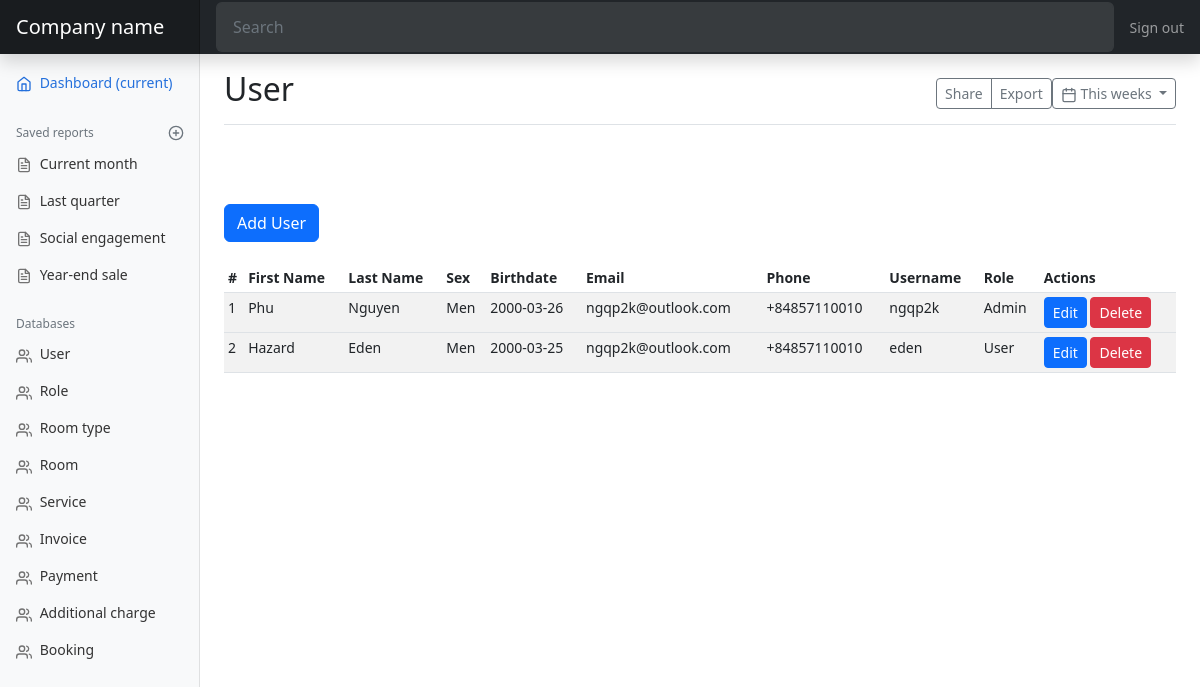
/user, run on the app's committed database.
### models.py (models this page shows, shortened)
class User(db.Model):
    id = db.Column(db.Integer, primary_key=True)
    first_name = db.Column(db.String(50))
    last_name = db.Column(db.String(50))
    sex = db.Column(db.Enum(Sex))
    birthdate = db.Column(db.Date)
    email = db.Column(db.String(50))
    phone = db.Column(db.String(50))
    username = db.Column(db.String(255), unique=True)
    hash_password = db.Column(db.String(255))
    rold_id = db.Column(db.Integer, db.ForeignKey('role.id'))
    role = db.relationship('Role', backref=db.backref('user', lazy=True))
    @property
    def password(self):
        raise AttributeError('password: write-only field')

class Role(db.Model):
    id = db.Column(db.Integer, primary_key=True)
    name = db.Column(db.String(50))
    def __str__(self) -> str:
        return self.name

### views.py (the view)
@app.route('/user')
def user_page():
    users = models.User.query.all()
    return render_template('mdUser.html', users=users)

### views.py (called while the page is built)
@app.template_filter()
def to_string(obj):
    if isinstance(obj, enum.Enum):
        return obj.name
    return obj

### templates/mdUser.html (shortened to what this page needs)
{% extends 'index.html' %}
{% block title %}User{% endblock %}
{% block content %}
<a href="{{ url_for('add_user') }}" class="btn btn-primary" tabindex="-1" role="button">Add User</a>
<br/>
<br/>
<div class="table-responsive">
  <table class="table table-striped table-sm">
    <thead>
      <tr>
        <th>#</th>
        <th>First Name</th>
        <th>Last Name</th>
        <th>Sex</th>
        <th>Birthdate</th>
        <th>Email</th>
        <th>Phone</th>
        <th>Username</th>
        <th>Role</th>
        <th>Actions</th>
      </tr>
    </thead>
    <tbody>
      {% for user in users %}
      <tr>
        <td>{{ user.id }}</td>
        <td>{{ user.first_name }}</td>
        <td>{{ user.last_name }}</td>
        <td>{{ user.sex | to_string }}</td>
        <td>{{ user.birthdate }}</td>
        <td>{{ user.email }}</td>
        <td>{{ user.phone }}</td>
        <td>{{ user.username }}</td>
        <td>{{ user.role }}</td>
        <td>
          <a href="{{ url_for('edit_user', user_id=user.id) }}" class="btn btn-primary btn-sm">Edit</a>
          <a href="{{ url_for('delete_user', user_id=user.id) }}" class="btn btn-danger btn-sm">Delete</a>
        </td>
      <tr>
        {% endfor %}
    </tbody>
  </table>
</div>
{% endblock %}

### static/dashboard.css (style rules this page uses)
body { font-size: .875rem; }

### data on the page
User: id "1", first_name "Phu", last_name "Nguyen", sex|to_string "Men", birthdate "2000-03-26", email "ngqp2k@outlook.com", phone "+84857110010", username "ngqp2k", role "Admin"
User: id "2", first_name "Hazard", last_name "Eden", sex|to_string "Men", birthdate "2000-03-25", email "ngqp2k@outlook.com", phone "+84857110010", username "eden", role "User"
